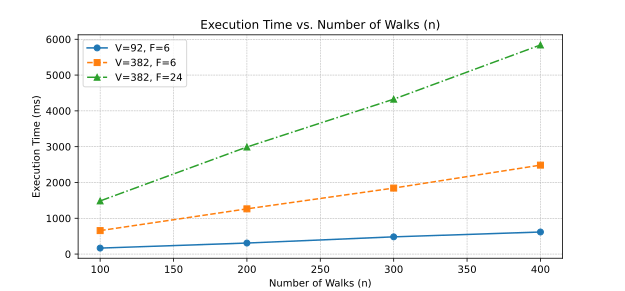

This chart was generated by the following Python code:
import matplotlib.pyplot as plt

# Data
n = [100, 200, 300, 400]
time_V92_F6 = [167, 308, 481, 616]
time_V382_F6 = [655, 1263, 1843, 2484]
time_V382_F24 = [1484, 2990, 4326, 5840]

# Create a new figure with a specified size
plt.figure(figsize=(10, 6))

# Plot the data for each case
plt.plot(n, time_V92_F6, marker='o', linestyle='-', label='V=92, F=6')
plt.plot(n, time_V382_F6, marker='s', linestyle='--', label='V=382, F=6')
plt.plot(n, time_V382_F24, marker='^', linestyle='-.', label='V=382, F=24')

# Add title and labels
plt.title('Execution Time vs. Number of Walks (n)')
plt.xlabel('Number of Walks (n)')
plt.ylabel('Execution Time (ms)')

# Add grid for better readability
plt.grid(True, linestyle='--', linewidth=0.5)

# Add legend to distinguish different lines
plt.legend()

# Display the plot
plt.show()
